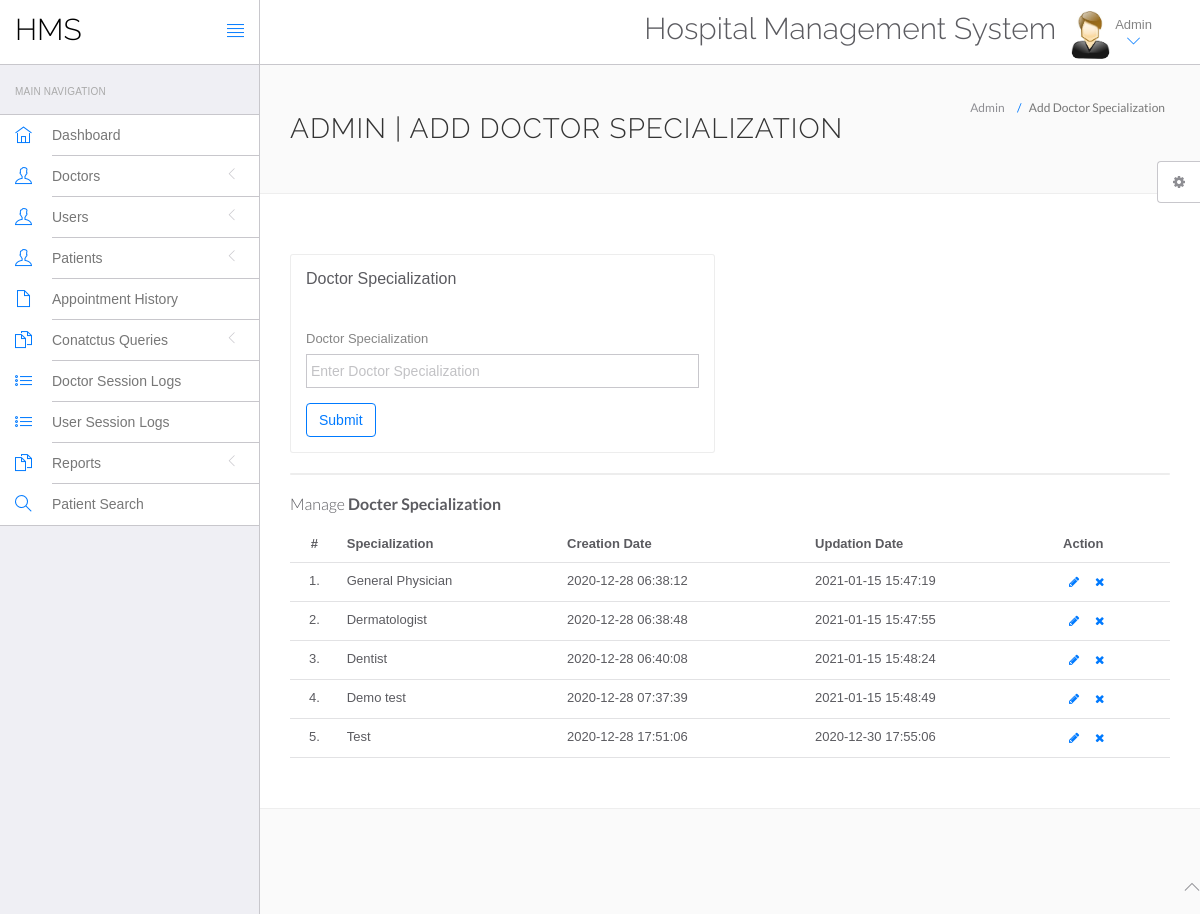
Page /hospital/hms/admin/doctor-specilization.php (signed in) on the committed database.
### tables this page shows
CREATE TABLE `doctorspecilization` (
  `id` int(11) NOT NULL,
  `specilization` varchar(255) DEFAULT NULL,
  `creationDate` timestamp NULL DEFAULT current_timestamp(),
  `updationDate` timestamp NULL DEFAULT NULL ON UPDATE current_timestamp()
);

### hospital/hms/admin/doctor-specilization.php (the view, shortened to what this page needs)
<?php
include('include/config.php');
?>
<!DOCTYPE html>
<html lang="en">
	<head>
		<link rel="stylesheet" href="vendor/bootstrap/css/bootstrap.min.css">
		<link rel="stylesheet" href="vendor/fontawesome/css/font-awesome.min.css">
		<link rel="stylesheet" href="vendor/themify-icons/themify-icons.min.css">
		<link href="vendor/animate.css/animate.min.css" rel="stylesheet" media="screen">
		<link href="vendor/perfect-scrollbar/perfect-scrollbar.min.css" rel="stylesheet" media="screen">
		<link href="vendor/switchery/switchery.min.css" rel="stylesheet" media="screen">
		<link href="vendor/bootstrap-touchspin/jquery.bootstrap-touchspin.min.css" rel="stylesheet" media="screen">
		<link href="vendor/select2/select2.min.css" rel="stylesheet" media="screen">
		<link href="vendor/bootstrap-datepicker/bootstrap-datepicker3.standalone.min.css" rel="stylesheet" media="screen">
		<link href="vendor/bootstrap-timepicker/bootstrap-timepicker.min.css" rel="stylesheet" media="screen">
		<link rel="stylesheet" href="assets/css/styles.css">
		<link rel="stylesheet" href="assets/css/plugins.css">
		<link rel="stylesheet" href="assets/css/themes/theme-1.css" id="skin_color" />
	</head>
	<body>
		<div id="app">
<?php include('include/sidebar.php');?>
			<div class="app-content">
						<?php include('include/header.php');?>
				<div class="main-content" >
					<div class="wrap-content container" id="container">
						<section id="page-title">
							<div class="row">
								<div class="col-sm-8">
									<h1 class="mainTitle">Admin | Add Doctor Specialization</h1>
																	</div>
								<ol class="breadcrumb">
									<li>
										<span>Admin</span>
									</li>
									<li class="active">
										<span>Add Doctor Specialization</span>
									</li>
								</ol>
							</div>
						</section>
						<div class="container-fluid container-fullw bg-white">
							<div class="row">
								<div class="col-md-12">
									<div class="row margin-top-30">
										<div class="col-lg-6 col-md-12">
											<div class="panel panel-white">
												<div class="panel-heading">
													<h5 class="panel-title">Doctor Specialization</h5>
												</div>
												<div class="panel-body">
													<form role="form" name="dcotorspcl" method="post" >
														<div class="form-group">
															<label for="exampleInputEmail1">
																Doctor Specialization
															</label>
							<input type="text" name="doctorspecilization" class="form-control"  placeholder="Enter Doctor Specialization">
														</div>
														<button type="submit" name="submit" class="btn btn-o btn-primary">
															Submit
														</button>
													</form>
												</div>
											</div>
										</div>
											</div>
										</div>
									<div class="col-lg-12 col-md-12">
											<div class="panel panel-white">
											</div>
										</div>
									</div>
									<div class="row">
								<div class="col-md-12">
									<h5 class="over-title margin-bottom-15">Manage <span class="text-bold">Docter Specialization</span></h5>
									<table class="table table-hover" id="sample-table-1">
										<thead>
											<tr>
												<th class="center">#</th>
												<th>Specialization</th>
												<th class="hidden-xs">Creation Date</th>
												<th>Updation Date</th>
												<th>Action</th>
											</tr>
										</thead>
										<tbody>
<?php
$sql=mysqli_query($con,"select * from doctorSpecilization");
$cnt=1;
while($row=mysqli_fetch_array($sql))
{
?>
											<tr>
												<td class="center"><?php echo $cnt;?>.</td>
												<td class="hidden-xs"><?php echo $row['specilization'];?></td>
												<td><?php echo $row['creationDate'];?></td>
												<td><?php echo $row['updationDate'];?>
												</td>
												<td >
												<div class="visible-md visible-lg hidden-sm hidden-xs">
							<a href="edit-doctor-specialization.php?id=<?php echo $row['id'];?>" class="btn btn-transparent btn-xs" tooltip-placement="top" tooltip="Edit"><i class="fa fa-pencil"></i></a>
	<a href="doctor-specilization.php?id=<?php echo $row['id']?>&del=delete" onClick="return confirm('Are you sure you want to delete?')"class="btn btn-transparent btn-xs tooltips" tooltip-placement="top" tooltip="Remove"><i class="fa fa-times fa fa-white"></i></a>
												</div>
												</td>
											</tr>
											<?php
$cnt=$cnt+1;
											 }?>
										</tbody>
									</table>
								</div>
							</div>
								</div>
							</div>
						</div>
					</div>
				</div>
	<?php include('include/footer.php');?>
	<?php include('include/setting.php');?>
	</body>
</html>

### hospital/hms/admin/include/sidebar.php (shortened to what this page needs)
<div class="sidebar app-aside" id="sidebar">
				<div class="sidebar-container perfect-scrollbar">
<nav>
						<div class="navbar-title">
							<span>Main Navigation</span>
						</div>
						<ul class="main-navigation-menu">
							<li>
								<a href="dashboard.php">
									<div class="item-content">
										<div class="item-media">
											<i class="ti-home"></i>
										</div>
										<div class="item-inner">
											<span class="title"> Dashboard </span>
										</div>
									</div>
								</a>
							</li>
							<li>
								<a href="javascript:void(0)">
									<div class="item-content">
										<div class="item-media">
											<i class="ti-user"></i>
										</div>
										<div class="item-inner">
											<span class="title"> Doctors </span><i class="icon-arrow"></i>
										</div>
									</div>
								</a>
								</li>
				<li>
								<a href="javascript:void(0)">
									<div class="item-content">
										<div class="item-media">
											<i class="ti-user"></i>
										</div>
										<div class="item-inner">
											<span class="title"> Users </span><i class="icon-arrow"></i>
										</div>
									</div>
								</a>
								</li>
								<li>
								<a href="javascript:void(0)">
									<div class="item-content">
										<div class="item-media">
											<i class="ti-user"></i>
										</div>
										<div class="item-inner">
											<span class="title"> Patients </span><i class="icon-arrow"></i>
										</div>
									</div>
								</a>
								</li>
<li>
								<a href="appointment-history.php">
									<div class="item-content">
										<div class="item-media">
											<i class="ti-file"></i>
										</div>
										<div class="item-inner">
											<span class="title"> Appointment History </span>
										</div>
									</div>
								</a>
							</li>
				<li>
								<a href="javascript:void(0)">
									<div class="item-content">
										<div class="item-media">
											<i class="ti-files"></i>
										</div>
										<div class="item-inner">
											<span class="title"> Conatctus Queries </span><i class="icon-arrow"></i>
										</div>
									</div>
								</a>
								</li>
	<li>
								<a href="doctor-logs.php">
									<div class="item-content">
										<div class="item-media">
											<i class="ti-list"></i>
										</div>
										<div class="item-inner">
											<span class="title"> Doctor Session Logs </span>
										</div>
									</div>
								</a>
							</li>
							<li>
								<a href="user-logs.php">
									<div class="item-content">
										<div class="item-media">
											<i class="ti-list"></i>
										</div>
										<div class="item-inner">
											<span class="title"> User Session Logs </span>
										</div>
									</div>
								</a>
							</li>
				<li>
								<a href="javascript:void(0)">
									<div class="item-content">
										<div class="item-media">
											<i class="ti-files"></i>
										</div>
										<div class="item-inner">
											<span class="title"> Reports </span><i class="icon-arrow"></i>
										</div>
									</div>
								</a>
								<li>
								<a href="patient-search.php">
									<div class="item-content">
										<div class="item-media">
											<i class="ti-search"></i>
										</div>
										<div class="item-inner">
											<span class="title"> Patient Search </span>
										</div>
									</div>
								</a>
							</li>
								</li>
						</ul>
					</nav>
					</div>
			</div>

### hospital/hms/admin/include/header.php (shortened to what this page needs)
<header class="navbar navbar-default navbar-static-top">
					<div class="navbar-header">
						<a class="navbar-brand" href="#">
							<h2 style="padding-top:20%; color:#000 ">HMS</h2>
						</a>
						<a href="#" class="sidebar-toggler pull-right visible-md visible-lg" data-toggle-class="app-sidebar-closed" data-toggle-target="#app">
							<i class="ti-align-justify"></i>
						</a>
					</div>
					<div class="navbar-collapse collapse">
						<ul class="nav navbar-right">
								<li  style="padding-top:2% ">
								<h2>Hospital Management System</h2>
							</li>
							<li class="dropdown current-user">
								<a href class="dropdown-toggle" data-toggle="dropdown">
									<img src="assets/images/images.jpg" > <span class="username">
			Admin
									<i class="ti-angle-down"></i></i></span>
								</a>
							</li>
						</ul>
					</div>
				</header>

### hospital/hms/admin/include/footer.php
<footer>
				<div class="footer-inner">
					<div class="pull-left">
						&copy; <span class="current-year"></span><span class="text-bold text-uppercase"> HMS</span>. <span>All rights reserved</span>
					</div>
					<div class="pull-right">
						<span class="go-top"><i class="ti-angle-up"></i></span>
					</div>
				</div>
			</footer>

### hospital/hms/admin/include/setting.php (shortened to what this page needs)
<div class="settings panel panel-default hidden-xs hidden-sm" id="settings">
				<button ct-toggle="toggle" data-toggle-class="active" data-toggle-target="#settings" class="btn btn-default">
					<i class="fa fa-spin fa-gear"></i>
				</button>
			</div>

### hospital/hms/admin/assets/css/plugins.css (style rules this page uses)
.perfect-scrollbar { overflow-y: hidden !important; }

### hospital/hms/admin/assets/css/themes/theme-1.css (style rules this page uses)
body { background: #FAFAFA; }
header .navbar-header { background: #ffffff !important; border-right-color: #c8c7cc !important; border-bottom-color: #c8c7cc !important; }
header .navbar-header .sidebar-toggler, header .navbar-header .sidebar-mobile-toggler { color: #007aff !important; }
header .navbar-header .navbar-brand { color: #777 !important; }
header .navbar-collapse { background: #ffffff !important; border-bottom-color: #c8c7cc !important; box-shadow: none !important; }
header .navbar-collapse .navbar-right > li > a { color: #777; }
header .navbar-collapse .navbar-right > li > a i { color: #007aff !important; }
#sidebar { background: #EFEFF4 !important; }
#sidebar:before { border-right-width: "1px" !important; border-right-style: solid; border-right-color: #c8c7cc !important; }
#sidebar nav { border-right-width: "1px" !important; border-right-style: solid; border-right-color: #c8c7cc !important; }
#sidebar nav .navbar-title { color: #aaaaaa; }
#sidebar nav > ul { background: #ffffff !important; border-bottom-color: #c8c7cc !important; border-top-color: #c8c7cc !important; }
#sidebar nav > ul > li > a .item-media > i { color: #007aff !important; }
#sidebar nav > ul > li > a .item-inner { color: #777 !important; border-bottom-color: #c8c7cc; }

### rows in the picture
doctorspecilization: specilization "General Physician", creationDate "2020-12-28 06:38:12", updationDate "2021-01-15 15:47:19"
doctorspecilization: specilization "Dermatologist", creationDate "2020-12-28 06:38:48", updationDate "2021-01-15 15:47:55"
doctorspecilization: specilization "Dentist", creationDate "2020-12-28 06:40:08", updationDate "2021-01-15 15:48:24"
doctorspecilization: specilization "Demo test", creationDate "2020-12-28 07:37:39", updationDate "2021-01-15 15:48:49"
doctorspecilization: specilization "Test", creationDate "2020-12-28 17:51:06", updationDate "2020-12-30 17:55:06"
